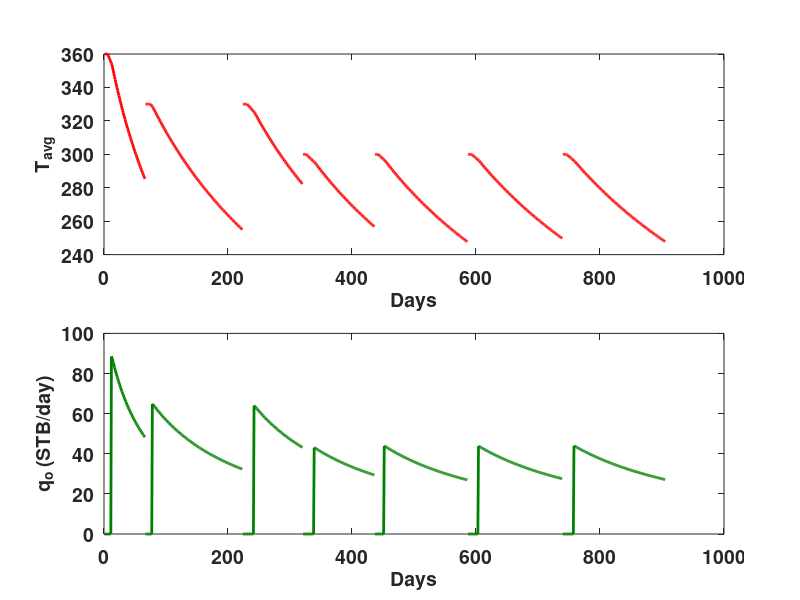
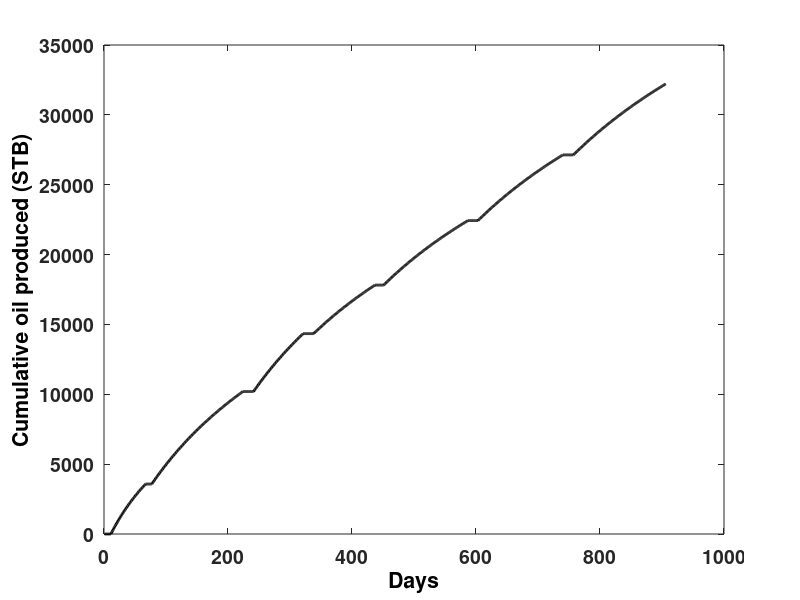

MATLAB code to generate these figures, in order:
clear all
close all
clc

% Cyclic Steam Injection Example (Note: analytical model and data from SPE13037)
% 
%

%% Input data for field and base cases
kRes = 1.5;                             % Reservoir permeability (D)
kSteam = 2 * kRes;                      % Permeability to steam (D)
phi = 0.32;                             % Porosity 
Swi = 0.25;                             % Initial water saturation
rw = 0.31;                              % Well radius (ft)
SorSteam = 0.05;                        % Residual oil saturation to steam 
SorWater = 0.25;                        % Residual oil saturation to water 
Tr = 110;                               % Initial reservoir temperature (F)
Tstd = 60;                              % Standard temperature (F) 
lambda = 24;                            % Reservoir thermal conductivity (Btu/ft day F)
alpha = 0.48;                           % Reservoir thermal diffusivity (ft^2/day)
rhoOilStd = 61.8;                       % Oil density @ standard condictions (lb/ft^3)
TimeStep = 1.0;                         % Time step size (days)
PatternArea=0.588;                      % (acres) = well spacing of 160ft
PayThickness = 80;                      % Pay thickness (ft)
g = 32.17;                              % Gravitational acceleration (ft/s^2)
%%

%% Operational data
SteamInjectionRate = [647 905 953 972 954 1042 1067];      % Steam injection rate (bbl/day)
InjectionTime = [6 9 8 6 6 7 7];                           % Injection time (days)
SoakTime = [5 2 10 12 9 10 11];                            % Soak time (days)
DownHoleSteamTemp = [360 330 330 300 300 300 300];         % Downhole steam temperature (F)
DownHoleSteamQuality = [0.7 0.6 0.5 0.5 0.5 0.5 0.5];      % Downhole steam quality 
ProductionTime = [55 146 79 98 135 136 148];               % Production time (days)
WIP = 50000;                                               % Amount of mobile water in place at beginning of cycle (Assumption)
qw = 0;                                                    % water production rate (BPD) (Assumption)
CumulativeOil = [];                                        % Cumulative oil production (STB) 
CumulativeTime = [];                                       % Cumulative time (days) 
cycleLength = InjectionTime + SoakTime + ProductionTime;   % Total cycle time (days)
cumulativeCycleLength = cumsum([1;cycleLength']);          % Cumulative cycle time (days) 
%%

%% Setting up plot
figure('Color','w');
set(gcf, 'Position', get(0,'Screensize'));
%%
 
%% Starting cycles
 
for i=1:length(SteamInjectionRate) 
        
    t=0;                                                                   % Time at beginning of each cycle                                          
    hwTr = 68 * ( Tr/100 )^1.24;                                           % Water enthalpy correlation for reservoir temperature (eq 16)
    hwSteam = 68 * ( DownHoleSteamTemp(i) / 100 )^1.24;                    % Water enthalpy correlation for steam temperature (eq 16)
    Cw = ( hwSteam - hwTr ) / ( DownHoleSteamTemp(i) - Tr );               % Specific heat of water of Jones (eq 15)         
    Lvdh = 94 * ( 705 - DownHoleSteamTemp(i) )^0.38;                       % Steam latent heat correlation of Farouq Ali (eq 17)
    Qi = Cw * ( DownHoleSteamTemp(i) - Tr ) +...
        Lvdh * DownHoleSteamQuality(i);                                    % Amount of heat injected per unit mass of steam (eq 14)
    cp = 32.5 + (4.6 * phi^0.32 - 2) * (10 * Swi - 1.5);                   % Bulk volumetric heat capacity of Jones (eq 19)  
    pSteam = ( DownHoleSteamTemp(i) / 115.95 )^4.4543;                     % Steam pressure approximation (eq 7)
    rhoSteam = pSteam^( 0.9588 ) / 363.9;                                  % Steam density (eq 10)
    muSteam = 1e-4 * ( 0.2 * DownHoleSteamTemp(i) + 82 );                  % Steam viscosity (eq 11)
    rhoOil = rhoOilStd - 0.0214 * ( Tr - Tstd );                           % Oil density approximation (eq 32)
    rhoWater = 62.4 - 11 * log( ( 705 - Tstd ) / ( 705 - Tr ) );           % Water density approximation (eq 33)     
    ARD = sqrt( ( 350 * 144 * SteamInjectionRate(i) * muSteam ) / ...      % Dimensionless group for scaling the radial steam zone (eq 9) 
          ( 6.328 * pi * ( rhoOil - rhoSteam ) * PayThickness^2 * ...
          kSteam * rhoSteam ) ); 
    hSt = 0.5 * PayThickness * ARD;                                        % Average steam zone thickness by Van Lookeren (eq 8)  
    Wp = 0.0;                                                              % Cumulative water production at beginning of cycle
    
    if(i~=1)    
        Hlast = VSteam * cp * (Taverage - Tr);                             % Amount of heat in the reservoir for subsequent cycles (eq 20)
    else
        Hlast = 0;                                                         % Amount of heat in the reservoir before first cycle starts 
    end
    
    VSteam = ( SteamInjectionRate(i) * InjectionTime(i) * rhoWater * Qi... % Steam zone volume estimation (eq 13)
        + Hlast ) / ( cp * ( DownHoleSteamTemp(i) - Tr ) );         
    RhSteam = sqrt( VSteam / ( pi * hSt ) );                               % Steam zone radius (eq 12)
    
    qoPreviousCycle = zeros(cycleLength(i),1);                             % Oil rate vector     
    TaveragePreviousCycle = zeros(cycleLength(i),1);                       % Average temperature vector
    
    for t = 1:cycleLength(i)                                               % Cycling through InjectionTime + SoakTime + ProductionTime
                
        if t <= (InjectionTime(i))                                         % Injection Interval 
            
            Taverage = DownHoleSteamTemp(i);                               %Average temperature during injection = downhole steam temperature
            qo = 0;
            
        end
                
        if t > InjectionTime(i) && t <= (InjectionTime(i) + SoakTime(i))   % Soak interval
            
           tDH = alpha * ( t - InjectionTime(i) ) / RhSteam^2;             % Vertical loss (eq 23)
           fHD = 1 / ( 1 + 5 * tDH );                                      % Radial loss (eq 22)                           
           tDV = 4 * alpha * ( t - InjectionTime(i) ) / PayThickness^2;    % (eq 25)       
           fVD = 1 / sqrt( 1 + 5 * tDV );                                  % (eq 24)
           fPD = 0;                                                        % Energy removed with produced fluids during soaking phase
           qo = 0;                                                         % Oil rate during soaking phase
           Taverage = Tr + ( DownHoleSteamTemp(i) ...                      % Average temperature at any time by Boberg and Lantz (eq 21)
                    - Tr ) * ( fHD * fVD * ( 1 - fPD ) - fPD );            
        end
                
        if t > (InjectionTime(i) + SoakTime(i))                            % Production Interval         
            
           tDH  = alpha * ( t - InjectionTime(i) ) / RhSteam^2;            % Vertical loss (eq 23)        
           fHD = 1 / ( 1 + 5 * tDH );                                      % Radial loss (eq 22)  
           tDV = 4 * alpha * ( t - InjectionTime(i) ) / PayThickness^2;    % (eq 25)            
           fVD = 1 / sqrt( 1 + 5 * tDV );                                  % (eq 24)     
           TpreviousTimeStep = Taverage;                                   % Registering average temperature from previous time step
           Taverage = Tr + ( DownHoleSteamTemp(i) ...                      % Average temperature at any time by Boberg and Lantz (eq 21)
                    - Tr ) * ( fHD * fVD * ( 1 - fPD ) - fPD );            
           rhoOil = rhoOilStd - 0.0214 * ( Tr - Tstd );                    % Oil density approximation (eq 32)
           Moil = ( 3.065 + 0.00355 * Taverage ) * sqrt( rhoOil );         % Volumetric heat capacity of oil (eq 30)
           rhoWater = 62.4 - 11 * log( ( 705 - Tstd ) / ( 705 - Tr ) );    % Water density approximation (eq 33)   
           Mwater = Cw * rhoWater;                                         % Volumetric heat capacity of water (eq 31)
           Qp = 5.615 * ( qo * Moil + qw * Mwater )*( Taverage - Tr );     % Rate of heat removal from the reservoir with produced fluids (eq 29)
           HeatInjected = 350 * Qi * SteamInjectionRate(i)...              % Amount of heat injected (eq 28)
               * InjectionTime(i);     
           Qmax = HeatInjected + Hlast - pi * RhSteam^2 * lambda...        % Maximum amount of heat supplied to the reservoir (eq 27) 
               * (DownHoleSteamTemp(i) - Tr) * sqrt(SoakTime(i)/(pi*alpha));      
           deltafPD = 5.615 * ( qo * Moil + qw * Mwater )...               % (eq 35)
                * ( TpreviousTimeStep - Tr ) * TimeStep / ( 2 * Qmax );             
           fPD  = fPD + deltafPD;                                          % Energy removed with produced fluids (eq 34)
           muOil = ( 2.698e-5 ) * exp( ( 1.066e+4 ) /( Taverage + 460 ));  % Oil viscosity (eq 36)               
           Rx = sqrt( RhSteam^2 + PayThickness^2 );                        % Radial distance along the hot oil zone (eq 2)
           sinTheta = PayThickness / Rx;                                   % theta = angle between steam-oil interface and reservoir bed (eq 5)       
           deltaH= PayThickness - hSt;                                     % Difference between height of reservoir and steam zone thickness, (eq 6)
           pwf = 0.6 * pSteam ;                                            % Bottom hole flowing pressure (assumption) 
           deltaPhi = deltaH * g * sinTheta + ( ( ( pSteam - pwf )...      % (eq 4)
               * 6895 )/ ( rhoOil * 16.02 ) ) * 10.76;
           SwBar = 1 - SorWater;                                           % Mobile water around the well (eq 38)
           Sw = SwBar - (SwBar - Swi) * Wp / WIP;                          % Water saturation  (eq 39)
           SwStar = (Sw - Swi)/(1 - Swi - SorWater);                       % Normalized water saturation (eq 40)
           krw = -0.002167 * SwStar + 0.024167 * SwStar^2;                 % Water relative permeability (eq 41)
           
           if SwStar <= 0.2
                kro = 1.0;                                                 % Oil relative permeability (eq 43)
           else
                kro = -0.9416 + 1.0808 / SwStar - 0.13858 / SwStar^2;      % Oil relative permeability (eq 42)
           end
           
           deltaSo = ( 1 - Swi ) - SorSteam;                               % Change in oil saturation (eq 3)
           nuAverage = muOil / rhoOil;                                     % Kinematic viscosity of the oil = oil viscosity/oil density     
           qo = 1.87 * Rx * sqrt ( ( kro * kRes * phi * deltaSo...         % Oil rate (eq 1)
               * alpha * deltaPhi )/( 2.0  *nuAverage...
               * ( log( Rx / rw ) - 0.5 ) ) );          
        end
        
        qoPreviousCycle(t) = qo; 
        TaveragePreviousCycle(t) = Taverage;                           
                                
    end        
        
    CumulativeOil = [ CumulativeOil ; qoPreviousCycle ];
    time_range = linspace( cumulativeCycleLength(i) , cumulativeCycleLength(i+1) , (cumulativeCycleLength(i+1) - cumulativeCycleLength(i)) );        
    CumulativeTime = [ CumulativeTime ; time_range' ];

    %Plotting production
    subplot(2,1,2)
    plot([cumulativeCycleLength(i):1:(cumulativeCycleLength(i+1)')-1],qoPreviousCycle,'-','Color',[0 0.5 0],'LineWidth',2);
    hold on;
    xlabel('Days','FontSize',14,'FontWeight','bold');
    ylabel('q_o (STB/day)','FontSize',14,'FontWeight','bold');
    set(gca,'FontSize',14,'FontWeight','bold');
    
    % Plotting temperature
    subplot(2,1,1);
    plot([cumulativeCycleLength(i):1:(cumulativeCycleLength(i+1)')-1],TaveragePreviousCycle,'r-','LineWidth',2);
    hold on;
    xlabel('Days','FontSize',14,'FontWeight','bold')
    ylabel('T_{avg}','FontSize',14,'FontWeight','bold')        
    set(gca,'FontSize',14,'FontWeight','bold');

    clear Tavg_saved qo_saved;    
    
end

% Plotting cumulative oil production
figure('Color','w');
set(gcf, 'Position', get(0,'Screensize'));
plot(CumulativeTime,cumsum(CumulativeOil),'-','Color','k','LineWidth',2);
xlabel('Days','FontSize',14,'FontWeight','bold','Color','k')
ylabel('Cumulative oil produced (STB)','FontSize',14,'FontWeight','bold','Color','k')
set(gca,'FontSize',14,'FontWeight','bold');







%%